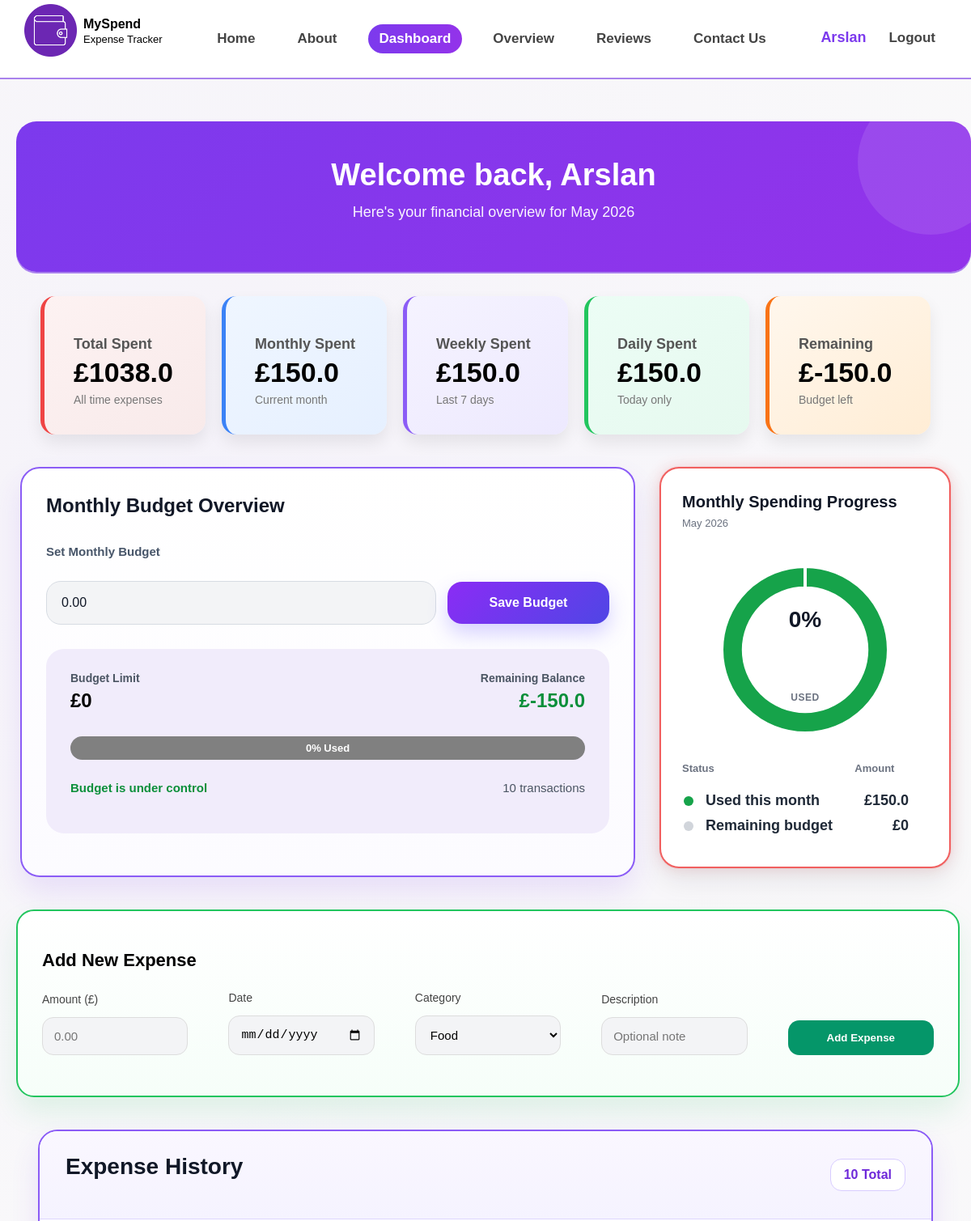
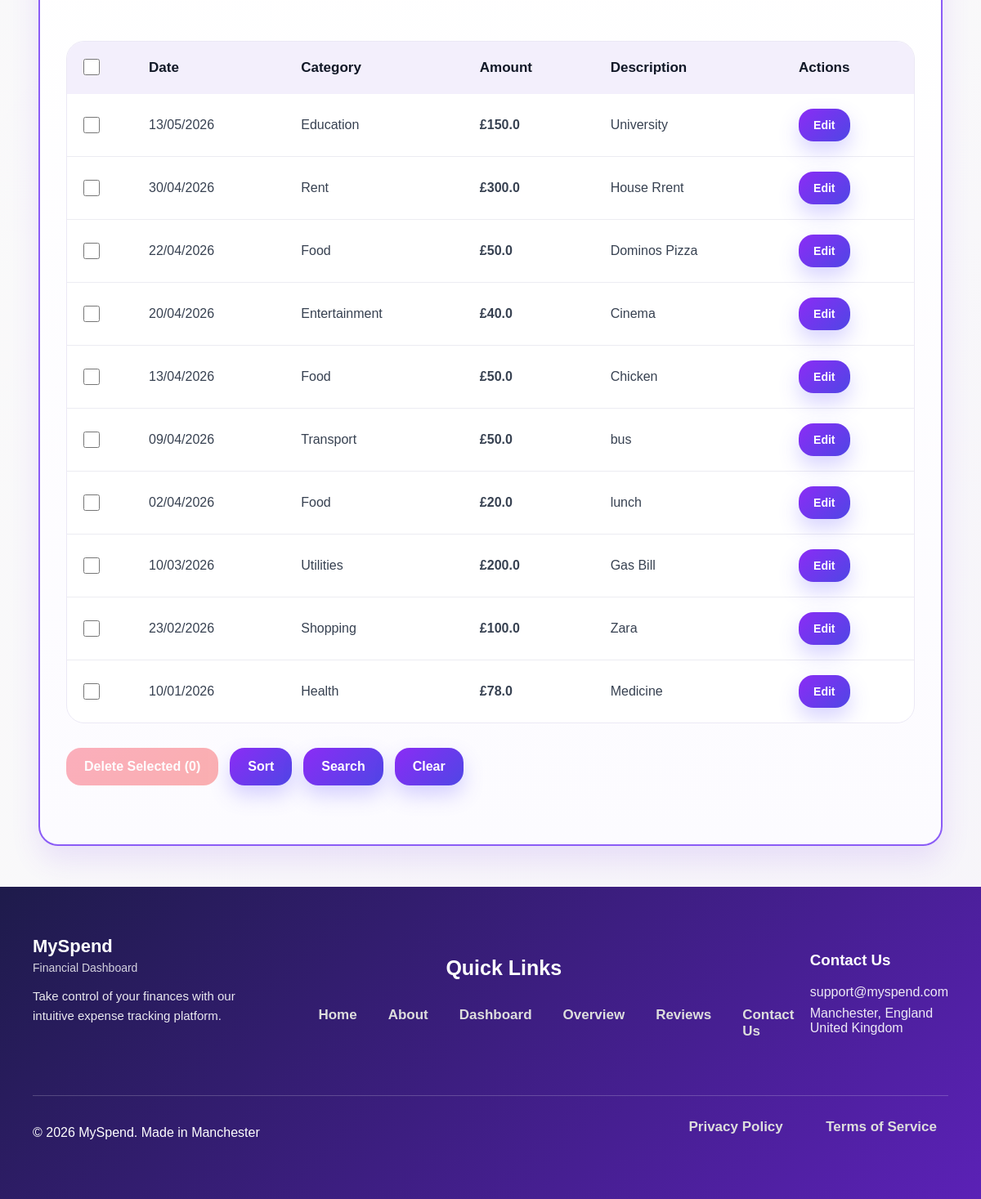
The app's page /dashboard (signed in) with its own data (2 pictures, top to bottom).
### tables this page shows
CREATE TABLE users (
        user_id INTEGER PRIMARY KEY AUTOINCREMENT,
        name TEXT NOT NULL,
        email TEXT NOT NULL UNIQUE,
        password_hash TEXT NOT NULL,
        failed_attempts INTEGER DEFAULT 0,
        lockout_until TEXT,
        monthly_budget REAL DEFAULT 0
    );

CREATE TABLE expenses (
        expense_id INTEGER PRIMARY KEY AUTOINCREMENT,
        user_id INTEGER,
        category_id INTEGER,
        date TEXT,
        amount REAL,
        description TEXT,
        FOREIGN KEY (user_id) REFERENCES users(user_id),
        FOREIGN KEY (category_id) REFERENCES categories(category_id)
    );

CREATE TABLE categories (
        category_id INTEGER PRIMARY KEY AUTOINCREMENT,
        name TEXT NOT NULL UNIQUE
    );

### tracker/legacy_routes.py (the view)
@main.route("/dashboard")
def dashboard():
    if "user_id" not in session:
        return redirect(url_for("main.login"))
    conn = get_db_connection()
    cursor = conn.cursor()
    user = cursor.execute(
        "SELECT name FROM users WHERE user_id = ?",
        (session["user_id"],)
    ).fetchone()
    if user is None:
        conn.close()
        session.clear()
        flash("Your session has expired. Please log in again.", "error")
        return redirect(url_for("main.login"))
    sort = request.args.get("sort")
    if not sort:
        sort = "date_desc"
    order_clause = {
        "date_desc": "expenses.date DESC",
        "date_asc": "expenses.date ASC",
        "amount_asc": "expenses.amount ASC",
        "amount_desc": "expenses.amount DESC",
        "category_asc": "categories.name ASC",
        "category_desc": "categories.name DESC",
        "desc_asc": "expenses.description ASC",
        "desc_desc": "expenses.description DESC"
    }.get(sort, "expenses.date DESC")
    date_from = request.args.get("date_from")
    date_to = request.args.get("date_to")
    min_amount = request.args.get("min_amount")
    max_amount = request.args.get("max_amount")
    description = request.args.get("description")
    category_id = request.args.get("category_id")
    query = f"""
    SELECT expenses.expense_id, expenses.date, expenses.amount, expenses.description, categories.name, expenses.category_id
    FROM expenses
    JOIN categories ON expenses.category_id = categories.category_id
    WHERE expenses.user_id = ?
    """
    params = [session["user_id"]]
    if date_from and date_from != "":
        query += " AND expenses.date >= ?"
        params.append(date_from)
    if date_to and date_to != "":
        query += " AND expenses.date <= ?"
        params.append(date_to)
    if min_amount and min_amount != "":
        query += " AND expenses.amount >= ?"
        params.append(min_amount)
    if max_amount and max_amount != "":
        query += " AND expenses.amount <= ?"
        params.append(max_amount)
    if description and description != "":
        query += " AND expenses.description LIKE ?"
        params.append(f"%{description}%")
    if category_id and category_id != "":
        query += " AND expenses.category_id = ?"
        params.append(category_id)
    query += f" ORDER BY {order_clause}"
    expenses = cursor.execute(query, params).fetchall()
    total = cursor.execute(
        "SELECT COALESCE(SUM(amount), 0) FROM expenses WHERE user_id = ?",
        (session["user_id"],)
    ).fetchone()[0]
    monthly_total = cursor.execute(
        """
        SELECT COALESCE(SUM(amount), 0)
        FROM expenses
        WHERE user_id = ?
        AND strftime('%Y-%m', date) = strftime('%Y-%m', 'now')
        """,
        (session["user_id"],)
    ).fetchone()[0]
    month = datetime.now().strftime("%Y-%m")
    budget = cursor.execute("""
        SELECT amount FROM budgets
        WHERE user_id = ? AND month = ?
    """, (session["user_id"], month)).fetchone()
    budget_amount = budget[0] if budget else 0
    remaining = budget_amount - monthly_total
    if budget_amount > 0:
        progress = (monthly_total/ budget_amount) * 100
    else:
        progress = 0
    daily_total = cursor.execute(
        """
        SELECT COALESCE(SUM(amount), 0)
        FROM expenses
        WHERE user_id = ?
        AND date = DATE('now')
        """,
        (session["user_id"],)
    ).fetchone()[0]
    weekly_total = cursor.execute(
        """
        SELECT COALESCE(SUM(amount), 0)
        FROM expenses
        WHERE user_id = ?
         AND date BETWEEN DATE('now', 'weekday 1', '-7 days')
                  AND DATE('now', 'weekday 0')
        """,
        (session["user_id"],)
    ).fetchone()[0]
    categories = cursor.execute(
    "SELECT * FROM categories"
).fetchall()
    conn.close()
    return render_template(
        "dashboard.html",
        name=user["name"],
        expenses=expenses,
        total=total,
        monthly_total=monthly_total,
        daily_total=daily_total,
        weekly_total=weekly_total,
        categories=categories,
        budget_amount=budget_amount,
        remaining=remaining,
        progress=progress,
        current_month=datetime.now().strftime("%B %Y")
    )

### tracker/templates/dashboard.html (shortened to what this page needs)
{% extends "base.html" %}
{% block css %}
<link rel="stylesheet" href="{{ url_for('static', filename='css/dashboard.css') }}">
{% endblock %}
{% block content %}
{% set flashed_messages = get_flashed_messages(with_categories=true) %}
<header class="dashboard-hero">
    <h1>Welcome back, {{ name }}</h1>
    <p>Here's your financial overview for {{ current_month }}</p>
</header>
<section class="summary">
    <article class="card red">
        <h3>Total Spent</h3>
        <p class="amount">£{{ total }}</p>
        <small>All time expenses</small>
    </article>
    <article class="card blue">
        <h3>Monthly Spent</h3>
        <p class="amount">£{{ monthly_total }}</p>
        <small>Current month</small>
    </article>
    <article class="card purple">
        <h3>Weekly Spent</h3>
        <p class="amount">£{{ weekly_total }}</p>
        <small>Last 7 days</small>
    </article>
    <article class="card green">
        <h3>Daily Spent</h3>
        <p class="amount">£{{ daily_total }}</p>
        <small>Today only</small>
    </article>
    <article class="card orange">
        <h3>Remaining</h3>
        <p class="amount">£{{ remaining }}</p>
        <small>Budget left</small>
    </article>
</section>
<section id="budget" class="budget-grid">
    {% include "dashboard_parts/budget_section.html" %}
    {% include "dashboard_parts/chart_section.html" %}
</section>
{% include "dashboard_parts/add_expense_form.html" %}
{% include "dashboard_parts/expense_history.html" %}
{% endblock %}

### tracker/templates/base.html (shortened to what this page needs)
<!DOCTYPE html>
<html lang="en">
    <head>
        <link rel="stylesheet" href="{{ url_for('static', filename='css/style.css') }}">
        {% block css %}{% endblock %}
    </head>
    <body>
        <header>
            <nav>
                <section class="nav-left">
                    <img src="{{ url_for('static', filename='images/logo.png') }}" alt="logo">
                    <section>
                        <h1>MySpend</h1>
                        <small class="tagline">Expense Tracker</small>
                    </section>
                </section>
                <ul id="nav-menu">
                    <li>
                        <a href="/" class="{% if request.path == '/' %}active{% endif %}">Home</a>
                    </li>
                    <li>
                        <a href="{{ url_for('main.about') }}" class="{% if request.path == '/about' %}active{% endif %}">About</a>
                    </li>
                    <li>
                        <a href="{{ url_for('main.dashboard') }}" class="{% if request.path == '/dashboard' %}active{% endif %}">Dashboard</a>
                    </li>
                    <li>
                        <a href="{{ url_for('main.overview') }}" class="{% if request.path == '/overview' %}active{% endif %}">Overview</a>
                    </li>
                    <li>
                        <a href="{{ url_for('main.reviews') }}" class="{% if request.path == '/reviews' %}active{% endif %}">Reviews</a>
                    </li>
                    <li>
                        <a href="{{ url_for('main.contact') }}" class="{% if request.path == '/contact' %}active{% endif %}">Contact Us</a>
                    </li>
                </ul>
                <section class="nav-right">
                    {% if session.get("user_id") %}
                    <span class="user">{{ session.get("name") }}</span>
                    <a href="/logout">Logout</a>
                    {% else %}
                    <a href="/login">Login</a>
                    <a href="/register">Register</a>
                    {% endif %}
                </section>
            </nav>
        </header>
        <main>
            {% block content %}{% endblock %}
        </main>
        <footer class="footer">
            <section class="footer-top">
                <section class="footer-col">
                    <h2>MySpend</h2>
                    <p class="sub">Financial Dashboard</p>
                    <p class="desc">
                        Take control of your finances with our intuitive expense tracking platform.
                    </p>
                </section>
                <section class="footer-col">
                    <h3 class="quick-title">Quick Links</h3>
                    <section class="quick-links-block">
                        <ul class="footer-links">
                            <li>
                                <a href="/">Home</a>
                            </li>
                            <li>
                                <a href="{{ url_for('main.about') }}">About</a>
                            <li>
                                <a href="{{ url_for('main.dashboard') }}">Dashboard</a>
                            </li>
                            <li>
                                 <a href="{{ url_for('main.overview') }}">Overview</a>
                            </li>
                            <li>
                                <a href="{{ url_for('main.reviews') }}">Reviews</a>
                            </li>
                            <li>
                                <a href="{{ url_for('main.contact') }}" >Contact Us</a>
                            </li>
                        </ul>
                    </section>
                </section>
                <section class="footer-col">
                    <h3>Contact Us</h3>
                    <p>support@myspend.com</p>
                    <p>
                        Manchester, England
                        <br>
                        United Kingdom
                    </p>
                </section>
            </section>
            <section class="footer-bottom">
                <p>© 2026 MySpend. Made in Manchester</p>
                <section class="footer-policy">
                    <a href="#">Privacy Policy</a>
                    <a href="#">Terms of Service</a>
                </section>
            </section>
        </footer>
    </body>
</html>

### tracker/templates/dashboard_parts/expense_history.html (shortened to what this page needs)
<section id="expenses" class="history-card">
    <section class="history-top">
        <section class="history-title">
            <h2>Expense History</h2>
        </section>
        <p class="history-total">
            {{ expenses|length }} Total
        </p>
    </section>
    <section class="history-table-wrap">
        <form
            method="POST"
            action="/delete-selected-expenses#expenses"
            class="history-form"
            onsubmit="return confirmDelete()"
        >
            <table class="history-table">
                <thead>
                    <tr>
                        <th scope="col">
                            <input type="checkbox" id="select-all">
                        </th>
                        <th scope="col">Date</th>
                        <th scope="col">Category</th>
                        <th scope="col">Amount</th>
                        <th scope="col">Description</th>
                        <th scope="col">Actions</th>
                    </tr>
                </thead>
                <tbody>
                    {% if expenses|length == 0 %}
                    <tr>
                        <td colspan="6" class="history-empty">No expenses found</td>
                    </tr>
                    {% else %}
                    {% for expense in expenses %}
                    <tr>
                        <td>
                            <input
                                id="expense_{{ expense.expense_id }}"
                                type="checkbox"
                                class="expense-checkbox"
                                name="expense_ids"
                                value="{{ expense.expense_id }}"
                            >
                        </td>
                        <td>{{ expense.date[8:10] }}/{{ expense.date[5:7] }}/{{ expense.date[0:4] }}</td>
                        <td>{{ expense.name }}</td>
                        <td class="history-amount">£{{ expense.amount }}</td>
                        <td class="{% if not expense.description %}history-empty-description{% endif %}">
                            {% if expense.description %}
                                {{ expense.description }}
                            {% else %}
                                No description
                            {% endif %}
                        </td>
                        <td>
                            <button
                                type="button"
                                class="table-action-button"
                                onclick="openEditModal(
                                    '{{ expense.expense_id }}',
                                    '{{ expense.amount }}',
                                    '{{ expense.category_id }}',
                                    '{{ expense.date }}',
                                    '{{ expense.description | e }}'
                                )"
                                aria-label="Edit expense {{ expense.expense_id }}"
                            >
                                Edit
                            </button>
                        </td>
                    </tr>
                    {% endfor %}
                    {% endif %}
                </tbody>
            </table>
            <section class="history-actions">
                <button id="delete-button" type="submit" class="history-danger-button">
                </button>
                <button type="button" class="history-secondary-button" onclick="openSortModal()">
                    Sort
                </button>
                <button type="button" class="history-secondary-button" onclick="openSearchModal()">
                    Search
                </button>
                <a href="/dashboard#expenses" class="history-link-button" id="clear-expenses-link">
                    Clear
                </a>
            </section>
        </form>
    </section>
</section>

### records on screen
users: get "Arslan", name "Arslan"
expenses: date "13", date "05", date "2026", name "Education", amount "150.0", description "University"
expenses: date "30", date "04", date "2026", name "Rent", amount "300.0", description "House Rrent"
expenses: date "22", date "04", date "2026", name "Food", amount "50.0", description "Dominos Pizza"
expenses: date "20", date "04", date "2026", name "Entertainment", amount "40.0", description "Cinema"
expenses: date "13", date "04", date "2026", name "Food", amount "50.0", description "Chicken"
expenses: date "09", date "04", date "2026", name "Transport", amount "50.0", description "bus"
expenses: date "02", date "04", date "2026", name "Food", amount "20.0", description "lunch"
expenses: date "10", date "03", date "2026", name "Utilities", amount "200.0", description "Gas Bill"
expenses: date "23", date "02", date "2026", name "Shopping", amount "100.0", description "Zara"
expenses: date "10", date "01", date "2026", name "Health", amount "78.0", description "Medicine"

### other values on screen
{{ total }} "1038.0"
{{ monthly_total }} "150.0"
{{ weekly_total }} "150.0"
{{ daily_total }} "150.0"
{{ remaining }} "-150.0"
{{ budget_amount }} "0"
{{ progress|round(1) }} "0"
{{ expenses|length }} "10"
{{ remaining if remaining > 0 else 0 }} "0"
form field category_id "Food"
